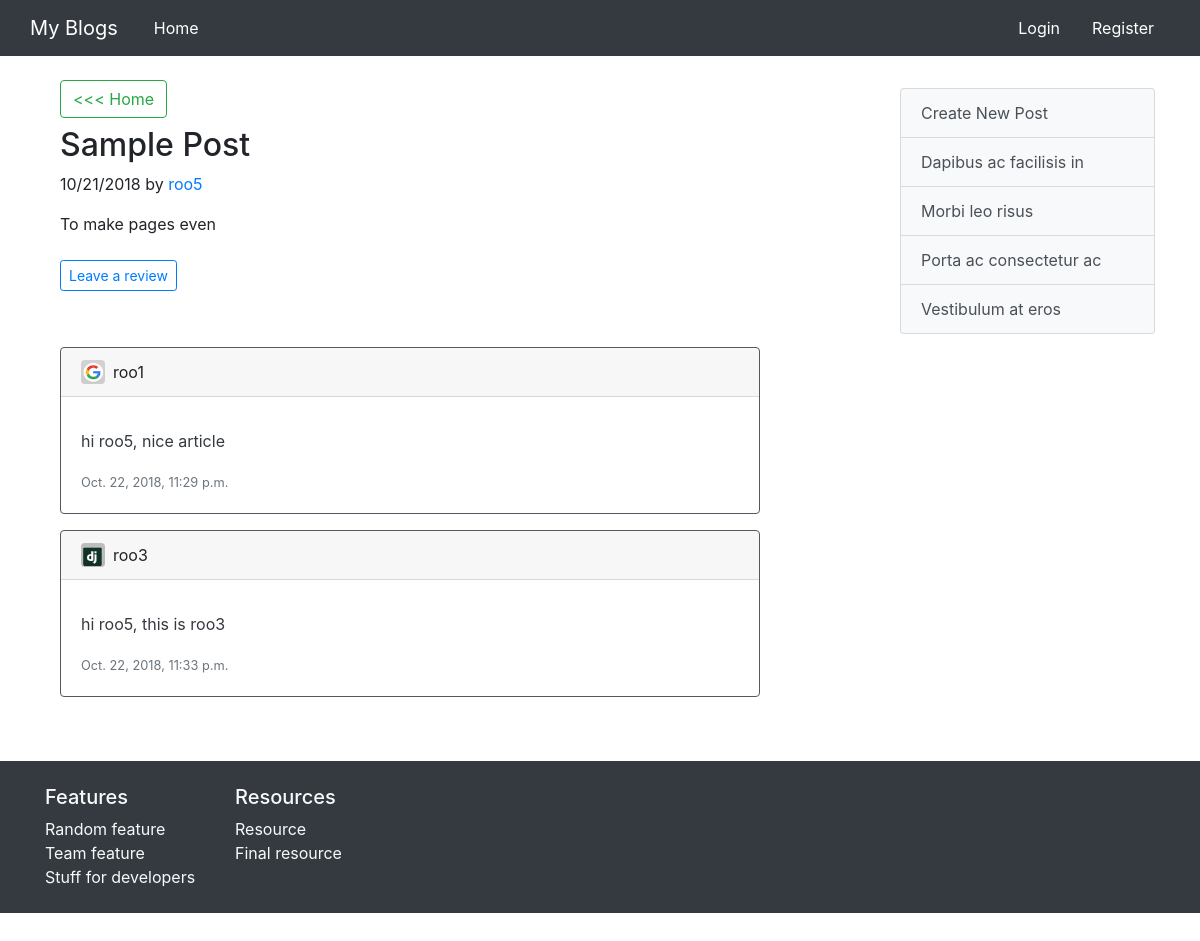
Before: /post/10/ with the older database file.
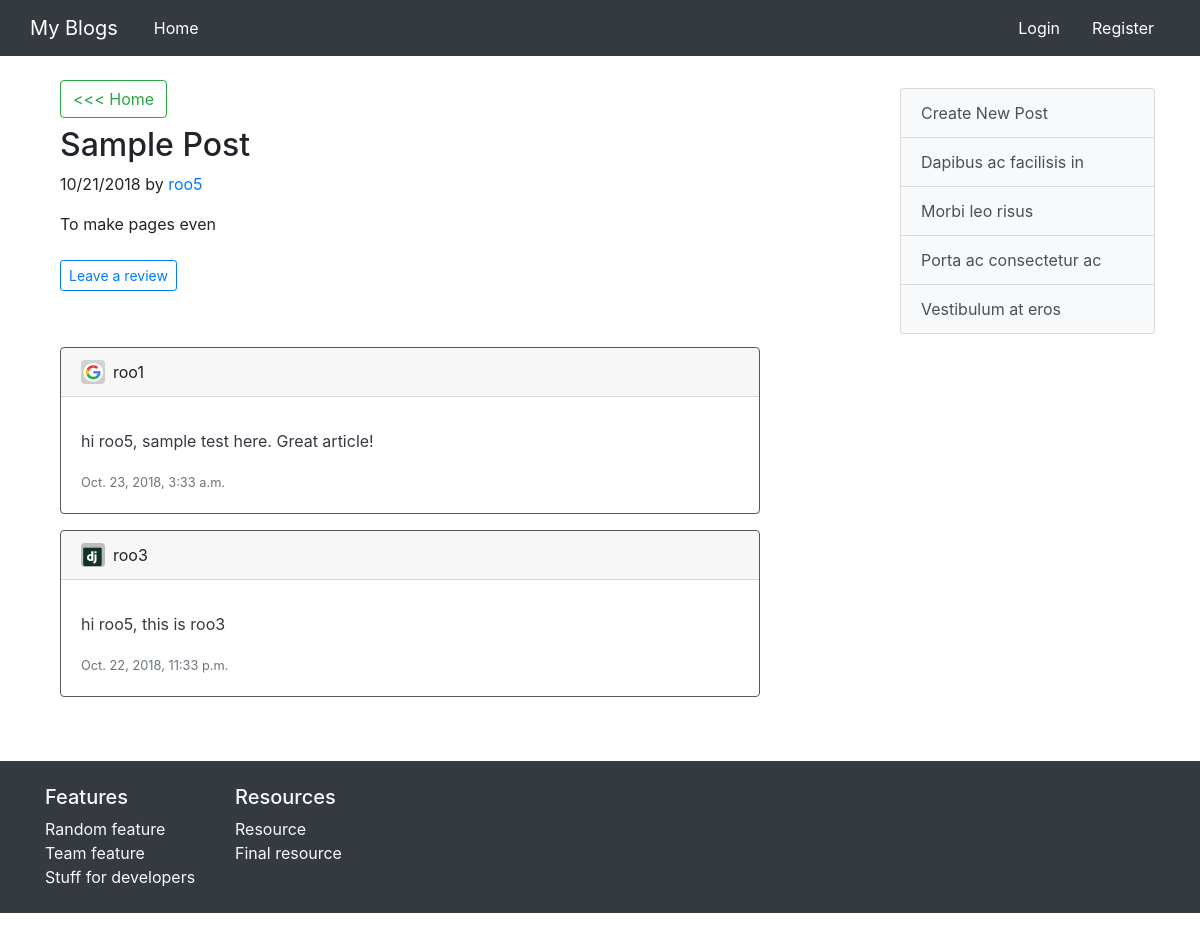
After: the same page with the newer database file.
### review/models.py (models this page shows, shortened)
class Review(models.Model):
    content = models.CharField(max_length=255)
    author = models.ForeignKey(User, on_delete=models.CASCADE)
    date_posted = models.DateTimeField(auto_now=True)
    post = models.ForeignKey(Post, on_delete=models.CASCADE)

### user/models.py (models this page shows, shortened)
class Profile(models.Model):
    user = models.OneToOneField(User, on_delete=models.CASCADE)
    image = models.ImageField(default='icon.jpg', upload_to='profile_pics')
    bio = models.CharField(max_length=200)

### post/views.py (the view)
# urls.py: path('post/<int:pk>/', PostDetialView.as_view(), name='post_detail'),
class PostDetialView(DetailView):
    model = Post

### post/templates/post/post_detail.html
{% extends 'post/base.html' %}
{% block content %}
<div class="container">
    {% if 'update' not in request.META.HTTP_REFERER and 'create' not in request.META.HTTP_REFERER and 'delete' not in request.META.HTTP_REFERER%}
        <a href="{{request.META.HTTP_REFERER}}" class="btn btn-outline-success btn-outline-success my-2">< Back</a>
    {% else %}
        <a href="{% url 'post_home' %}" class="btn btn-outline-success btn-outline-success my-2"><<< Home</a>
    {% endif %}
    <div class="row md-5">
        <div class="col-sm">
            <div class="">
                <h2 class="">{{ object.title }}</h2>
                <p>{{ object.date_posted|date:"m/d/Y" }} by <a href="#">{{ object.author }}</a></p>
                {{ object.content|linebreaks }}
            </div>
        </div>
    </div>
    {% if object.author == user %}
    <div class="row">
        <a href="{% url 'post_update' object.id %}" class="btn btn-primary">Edit</a>
        <a href="{% url 'post_delete' object.id %}" class="btn btn-danger ml-1">Delete</a>
    </div>
    {% else %}
    <a href="{% url 'review_create' object.id %}" class="btn btn-sm btn-outline-primary my-2">Leave a review</a>
    {% endif %}
    <div class="comments mt-5">
        {% for comment in object.review_set.all %}
            {% if comment.author == user %}
                {% include 'post/list_item.html' with border_color="#535863" person=comment.author time=comment.date_posted title="" content=comment max_length=255 edit="edit" %}
            {% else %}
                {% include 'post/list_item.html' with border_color="#535863" person=comment.author time=comment.date_posted title="" content=comment max_length=255 edit="" %}
            {% endif %}
        {% endfor %}
    </div>
</div>
{% endblock content %}

### post/templates/post/list_item.html (shortened to what this page needs)
<div class="card my-3 w-80" style="border-color: {{ border_color }};">
    <div class="card-header">
        <img src="{{ person.profile.image.url }}" alt="" class="rounded float-left profile-image">
        <a class="mute ml-2" href="#">{{ person.username }}</a>
    </div>
    <div class="card-body text-dark">
        <p class="card-text">{{ content.content|truncatechars:max_length }}</p>
        <p class="card-text mt-1"><small class="text-muted">{{ time }}</small></p>
    </div>
</div>

Changed rows visible on the page:
changed Review: content "hi roo5, nice article" → "hi roo5, sample test here. Great article!"; date_posted "Oct. 22, 2018, 11:29 p.m." → "Oct. 23, 2018, 3:33 a.m."
